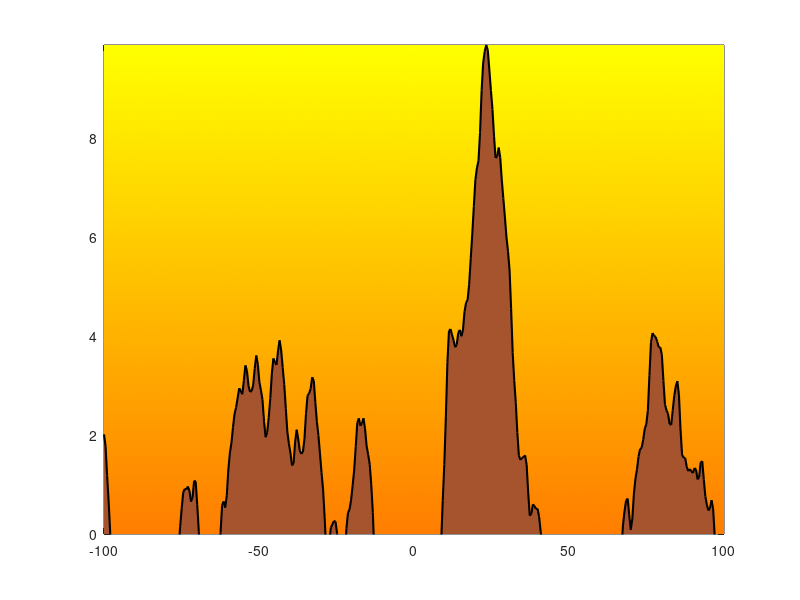

Reproduce this figure in MATLAB.
%%Creating Terrain
function terrain_map = generate_terrain()
num_el = 400; 
x = linspace(-100, 100, num_el); %defining x values for the terrain line using num_el

D = 0.9;
freq_ratio = 1.5;
w0 = 0.09;
amp = 5; 
n = (0:9)';%D,freq,w,amp and n are constants needed to make the line. 
phi = 2 * pi * rand(numel(n), 1); %phase offsets of phi are randomly generated with n and rand in the same size as numel(n). The phi will be used with cos to get height to plot the terrain line.
height = amp * sum(freq_ratio.^((D - 2) * n) .* cos(w0 * freq_ratio.^n * x + phi), 1); %height is found as a vector aligned with x.
terrain_map = [x(:), height(:)]; %Storing terrain as 2 columns for x and height.

%Plotting and Adding Area Colors to Terrain:
figure
area(x, height, 'FaceColor',[0.65 0.33 0.18 ], 'EdgeColor', 'none') %Adding solid brown color (defined in the brackets) to the area under the terrain line (defined by x,height) using the "area" and "facecolor" functions. "Edgecolor" "None" prevents gridlines from showing up.
hold on %"hold on" added so that the 'sky' color layer can be added to the plot.

max_height = max(height); %setting a height limit to align with computed 'height' above/make adding colors to area easier.
%Making a gradient for the background sky color (area above the terrain
%line):
nGrad = 256; %MATLAB "Fill" and "patch" functions can only interpolate between corner vertices. We need to make a really fine grid to get a gradient. nGrad defines total number of points to generate and interpolate between, aka a 256 step/resolution color gradient. 256 makes it look smooth.
t = linspace(0, 1, nGrad).'; %t is a column of values from from 0 to 1 and will be our vertical interpolation parameter. It represents the vertical position along the color gradient points (with t=0 intended to be at the terrain line and t=1 be at the max_height) and will be used to get the y color fill values later.
xFill = repmat(x, nGrad, 1); %The "repmat" function copies our row vector x an nGrad number times vertically and 1 time horizontally, so every row stacked on top of each other is the same x array (because we need to expand the 1xN row vector to 256xN grid).  Every column is a horizontal location, repeated 256 times vertically for each of our color steps. This makes each gradient layer aligns with the x values of the terrain line horizontally.
yFill = height + (max_height - height) .* t; %yFill calculates the y coordinate for all the points in the 256xN grid from xFill.The (max_height-height) part finds the vertical distance at each x point from the terrain line height to the top boundary. The ".*t" part multiplies the distances by the 256x1 t grid, making the corresponding 256xN heights. Adding "height" to all this at the beginning shifts all values up so that t=0 sits on the terrain line(so only the area above it gets the gradient).

hFill = surface(xFill, yFill, zeros(size(yFill)), yFill);%creates a 3D grid with the xfill and yfill coordinates above, so the z coordinate is removed using zeros(size(yFill)). yFill as the last argument tells MATLAB to get the color of every vertex from its y value when color map is used.
set(hFill, 'FaceColor', 'interp', 'EdgeColor', 'none')%This part smoothes the gradient with 'interp' and 'facecolor' (colors are interpolated across the faces of the mesh instead of coloring each grid cell a solid color). Setting "edgecolor" to "none"  makes sure the grid lines don't show up on the final plot.

cmap = [linspace(1, 1, nGrad)', linspace(0, 1, nGrad)', zeros(nGrad, 1)]; %Color arguments are set here to be used with colormap function below. To get the right vibe for a "Burned Planet" tank game we're going to blend red and yellow to make the sky have fire colors.Pure red is [1 0 0] and pure yellow is [1 1 0] with the 3 columns representing RGB (ex. [1 0 0] for red is 1 (full red), 0 (no green), 0 (no blue)). We're trying to make it go from yellow at the top (max_height) to more red/orange at the bottom. To do this a 256xRGB matrix is set up with linspace(1,1,nGrad)' for red, linspace(0,1,nGrad)' for yellow (from green), and  zeros(nGrad,1) for blue (no blue wanted). 
colormap(cmap) %applying the gradient coloring defined above using colormap function.
caxis([min(height) max_height]) %Limiting the plot so it stays in the right area/still goes down to the low points of the terrain line.
 
plot(x, height, 'k', 'LineWidth', 1.5)%plotting the terrain line border
ylim([0, max_height])%limiting y axis so only values above 0 are plotted (cannot have negative ground).
view(2)
hold off  
end
